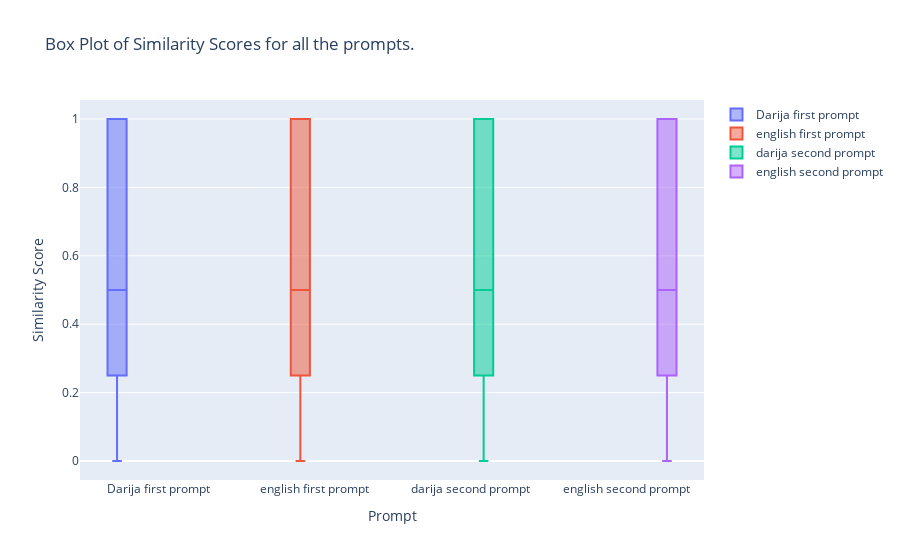

Notebook code for this chart:
### Code cell
import plotly.graph_objects as go
fig = go.Figure()

fig.add_trace(go.Box(y=dataset['similarity_p1'], name='Darija first prompt'))
fig.add_trace(go.Box(y=dataset['similarity_eng_p1'], name='english first prompt'))
fig.add_trace(go.Box(y=dataset['similarity_p2'], name='darija second prompt'))
fig.add_trace(go.Box(y=dataset['similarity_eng_p2'], name='english second prompt'))

# Update layout
fig.update_layout(
    title='Box Plot of Similarity Scores for all the prompts.',
    yaxis_title='Similarity Score',
    xaxis_title='Prompt',
    boxmode='group'  # group the box plots together
)

# Show plot
fig.show()

### Figure 1 — Plotly figure (JSON) as saved in the notebook; plotly's stock layout.template omitted (floating-point values rounded to 4 significant figures; data arrays with more than 128 entries replaced by an {"elided": "..."} marker saying what was removed)
{"data": [{"name": "Darija first prompt", "type": "box", "y": {"elided": "1000 float values"}}, {"name": "english first prompt", "type": "box", "y": {"elided": "1000 float values"}}, {"name": "darija second prompt", "type": "box", "y": {"elided": "1000 float values"}}, {"name": "english second prompt", "type": "box", "y": {"elided": "1000 float values"}}], "layout": {"boxmode": "group", "title": {"text": "Box Plot of Similarity Scores for all the prompts."}, "xaxis": {"title": {"text": "Prompt"}}, "yaxis": {"title": {"text": "Similarity Score"}}}}
